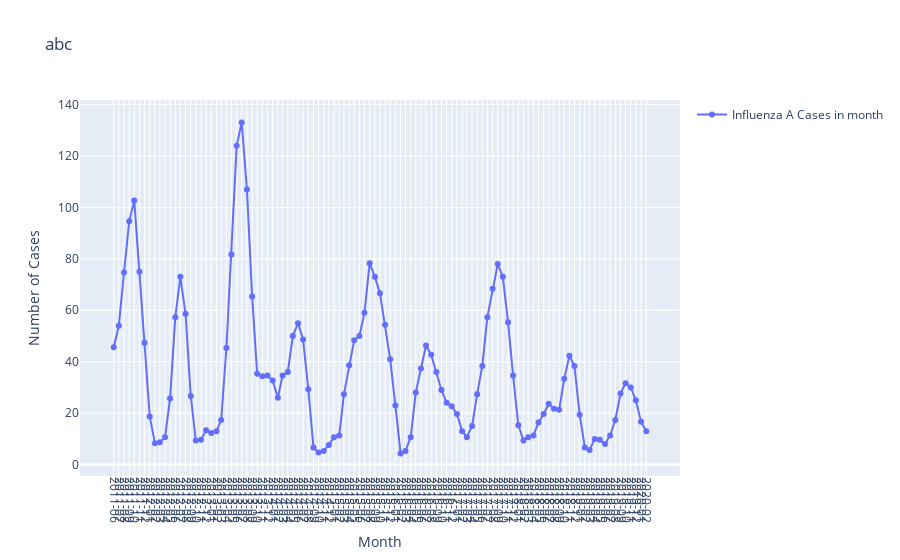

Notebook source saved alongside this figure:
### Code cell
import pandas as pd

def moving_average(data, window_size):
    return data.rolling(window=window_size).mean()
ma_df = df[["Month", "case"]]
# Áp dụng Moving Average Filter
window_size = 3  # Bạn có thể điều chỉnh kích thước cửa sổ tùy ý
ma_df['case_ma'] = moving_average(ma_df['case'], window_size)
ma_df = ma_df.dropna()
# ma_df['case_ma'].plot()

fig = go.Figure()
fig.add_trace(go.Scatter(x=ma_df['Month'], y=ma_df['case_ma'], mode='lines+markers', name=f'Influenza A Cases in month'))
fig.update_layout(
    title='abc',
    xaxis=dict(
        title='Month',
        tickvals=ma_df['Month'],  
        tickformat='%Y-%m',
        tickangle=90,
    ),
    yaxis=dict(title='Number of Cases'),
    showlegend=True,
)

# Show plot
fig.show()
